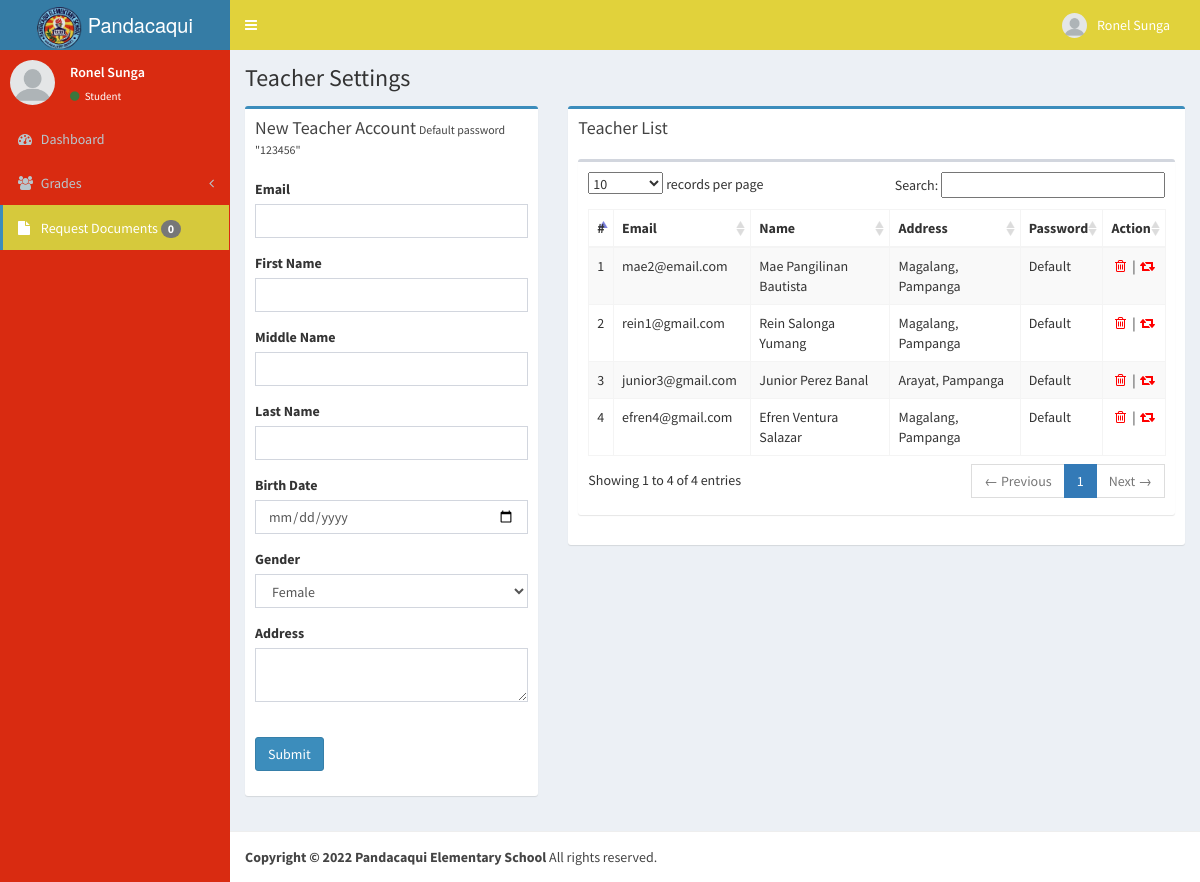
The app's page /teacher.php (signed in) with its own data.
### tables this page shows
CREATE TABLE `useraccount` (
  `id` int(11) NOT NULL,
  `email` varchar(550) NOT NULL,
  `password` varchar(550) NOT NULL,
  `image` varchar(550) NOT NULL,
  `fname` varchar(550) NOT NULL,
  `mname` varchar(550) NOT NULL,
  `lname` varchar(550) NOT NULL,
  `bday` date NOT NULL,
  `gender` varchar(550) NOT NULL,
  `address` varchar(550) NOT NULL,
  `section` int(11) DEFAULT NULL,
  `position` varchar(550) NOT NULL,
  `status` int(11) NOT NULL
);

### connection/connection.php (called while the page is built, shortened)
<?php
class DB_con {
	public $connection;
	function __construct(){
		$this->connection = new mysqli(DB_SERVER, DB_USERNAME, DB_PASSWORD, DB_DATABASE);
	}
	function ret_obj(){
		return $this->connection;
	}
}
?>

### connection/sqlClass.php (called while the page is built, shortened)
<?php
class SQL {
	protected $db;
	public function __construct(){
		$this->db = new DB_con();
		$this->db = $this->db->ret_obj();
	}
	public function getUser($position){
        $array = array();
		$query = "SELECT useraccount.*, section.sectionName, section.gradeID FROM `useraccount` LEFT JOIN section ON section.id = useraccount.section WHERE `position` LIKE '$position' AND useraccount.`status` = 0";
		$result = $this->db->query($query) or die($this->db->error);
		while($row = $result->fetch_array(MYSQLI_ASSOC))
    	{
    		$array[] = $row;
	    }
		return $array;
	}
}
?>

### teacher.php (the view, shortened to what this page needs)
<?php
 include_once "connection/connection.php";
 include_once "connection/sqlClass.php";
 $sqlClass = new SQL();
 $users =$sqlClass->getUser('Teacher');
?>
<!DOCTYPE html>
<html>
  <head>
      <?php include_once "head.php"; ?>
      <link href="../../plugins/datatables/dataTables.bootstrap.css" rel="stylesheet" type="text/css" />
  </head>
  <body class="skin-blue">
    <div class="wrapper">
      <header class="main-header">
        <?php include_once "navbar.php"; ?>
      </header>
      <aside class="main-sidebar">
        <?php include_once "main-sidebar.php"; ?>
      </aside>
      <div class="content-wrapper">
        <section class="content-header">
          <h1>
            Teacher Settings
          </h1>
        </section>
        <section class="content">
          <div class="row">
            <div class="col-md-4">
              <div class="box box-primary">
                <div class="box-header">
                  <h3 class="box-title">New Teacher Account</h3>
                  <small>Default password "123456"</small>
                </div>
                <form method="post">
                  <div class="box-body">
                    <div class="form-group">
                      <label for="exampleInputPassword1">Email</label>
                      <input type="email" class="form-control" name="email" required>
                    </div>
                    <div class="form-group">
                      <label for="exampleInputPassword1">First Name</label>
                      <input type="text" class="form-control" name="fname" required>
                    </div>
                    <div class="form-group">
                      <label for="exampleInputPassword1">Middle Name</label>
                      <input type="text" class="form-control" name="mname" required>
                    </div>
                    <div class="form-group">
                      <label for="exampleInputPassword1">Last Name</label>
                      <input type="text" class="form-control" name="lname" required>
                    </div>
                    <div class="form-group">
                      <label for="exampleInputPassword1">Birth Date</label>
                      <input type="date" class="form-control" name="bday" required>
                    </div>
                    <div class="form-group">
                      <label for="exampleInputPassword1">Gender</label>
                      <select class="form-control" name="gender" required>
                          <option>Female</option>
                      </select>
                    </div>
                    <div class="form-group">
                      <label for="exampleInputPassword1">Address</label>
                      <textarea class="form-control" name="address" required></textarea>
                    </div>
                    <div class="form-group">
                        <br>
                        <button type="submit" name="position" value="Teacher" class="btn btn-primary">Submit</button>
                    </div>
                  </div>
                </form>
              </div>
            </div>
            <div class="col-md-8">
              <div class="box box-primary">
                <div class="box-header">
                  <h3 class="box-title">Teacher List</h3>
                </div>
                <form method="post">
                  <div class="box-body">
                    <div class="box">
                        <div class="box-body">
                          <table id="example1" class="table table-bordered table-striped">
                            <thead>
                              <tr>
                                <th>#</th>
                                <th>Email</th>
                                <th>Name</th>
                                <th>Address</th>
                                <th>Password</th>
                                <th>Action</th>
                              </tr>
                            </thead>
                            <tbody>
                            <?php
                            foreach($users as $no => $user){ ?>
                              <tr>
                                <td><?php echo $no+1; ?></td>
                                <td><?php echo $user['email']; ?></td>
                                <td><?php echo $user['fname'].' '.$user['mname'].' '.$user['lname']; ?></td>
                                <td><?php echo $user['address']; ?></td>
                                <td><?php echo $user['password']=='e10adc3949ba59abbe56e057f20f883e'?'Default':''; ?></td>
                                <td><a href="teacher.php?delete=<?php echo $user['id']; ?>" style="color:red"><i class="fa fa-fw fa-trash-o"></i></a> | <a href="teacher.php?default=<?php echo $user['id']; ?>" style="color:red" title="Default password '123456'"><i class="fa fa-fw fa-retweet"></i></a></td>
                              </tr>
                            <?php
                            } ?>
                            </tbody>
                          </table>
                        </div>
                      </div>
                  </div>
                </form>
              </div>
            </div>
          </div>
        </section>
      </div>
      <footer class="main-footer">
        <strong>Copyright &copy; <?php echo date('Y'); ?> Pandacaqui Elementary School</strong> All rights reserved.
      </footer>
    </div>
  </body>
</html>

### records on screen
useraccount: email "mae2@email.com", fname "Mae", mname "Pangilinan", lname "Bautista", address "Magalang, Pampanga", shows "Default"
useraccount: email "rein1@gmail.com", fname "Rein", mname "Salonga", lname "Yumang", address "Magalang, Pampanga", shows "Default"
useraccount: email "junior3@gmail.com", fname "Junior", mname "Perez", lname "Banal", address "Arayat, Pampanga", shows "Default"
useraccount: email "efren4@gmail.com", fname "Efren", mname "Ventura", lname "Salazar", address "Magalang, Pampanga", shows "Default"

### other values on screen
$_SESSION['fullname'] "Ronel Sunga"
$_SESSION['position'] "Student"
count($sqlClass->readytoPickup()) "0"
